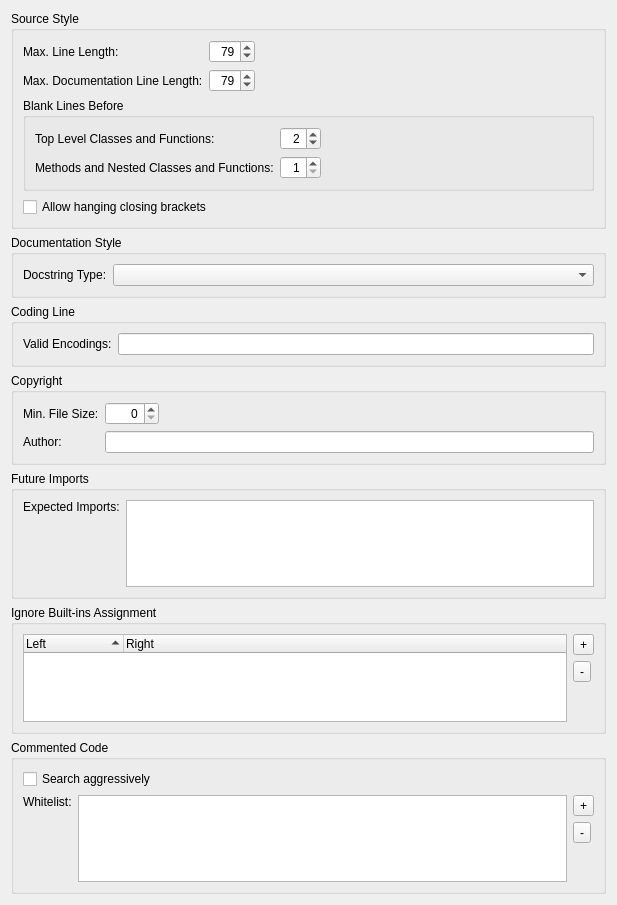
             <widget class="QWidget" name="scrollAreaWidgetContents">
              <property name="geometry">
               <rect>
                <x>0</x>
                <y>0</y>
                <width>617</width>
                <height>905</height>
               </rect>
              </property>
              <layout class="QVBoxLayout" name="verticalLayout_4">
               <item>
                <widget class="QGroupBox" name="groupBox">
                 <property name="title">
                  <string>Source Style</string>
                 </property>
                 <layout class="QVBoxLayout" name="verticalLayout_2">
                  <item>
                   <layout class="QGridLayout" name="gridLayout_5">
                    <item row="0" column="0">
                     <widget class="QLabel" name="label_5">
                      <property name="text">
                       <string>Max. Line Length:</string>
                      </property>
                     </widget>
                    </item>
                    <item row="0" column="1">
                     <widget class="QSpinBox" name="lineLengthSpinBox">
                      <property name="toolTip">
                       <string>Enter the maximum allowed line length (PEP-8: 79 characters)</string>
                      </property>
                      <property name="alignment">
                       <set>Qt::AlignRight|Qt::AlignTrailing|Qt::AlignVCenter</set>
                      </property>
                      <property name="minimum">
                       <number>60</number>
                      </property>
                      <property name="maximum">
                       <number>119</number>
                      </property>
                      <property name="value">
                       <number>79</number>
                      </property>
                     </widget>
                    </item>
                    <item row="1" column="0">
                     <widget class="QLabel" name="label_17">
                      <property name="text">
                       <string>Max. Documentation Line Length:</string>
                      </property>
                     </widget>
                    </item>
                    <item row="1" column="1">
                     <widget class="QSpinBox" name="docLineLengthSpinBox">
                      <property name="toolTip">
                       <string>Enter the maximum allowed line length (PEP-8: 79 characters)</string>
                      </property>
                      <property name="alignment">
                       <set>Qt::AlignRight|Qt::AlignTrailing|Qt::AlignVCenter</set>
                      </property>
                      <property name="minimum">
                       <number>60</number>
                      </property>
                      <property name="maximum">
                       <number>119</number>
                      </property>
                      <property name="value">
                       <number>79</number>
                      </property>
                     </widget>
                    </item>
                    <item row="0" column="2">
                     <spacer name="horizontalSpacer_3">
                      <property name="orientation">
                       <enum>Qt::Horizontal</enum>
                      </property>
                      <property name="sizeHint" stdset="0">
                       <size>
                        <width>40</width>
                        <height>20</height>
                       </size>
                      </property>
                     </spacer>
                    </item>
                   </layout>
                  </item>
                  <item>
                   <widget class="QGroupBox" name="groupBox_8">
                    <property name="title">
                     <string>Blank Lines Before</string>
                    </property>
                    <layout class="QGridLayout" name="gridLayout_3">
                     <item row="0" column="0">
                      <widget class="QLabel" name="label_15">
                       <property name="text">
                        <string>Top Level Classes and Functions:</string>
                       </property>
                      </widget>
                     </item>
                     <item row="0" column="1">
                      <widget class="QSpinBox" name="blankBeforeTopLevelSpinBox">
                       <property name="toolTip">
                        <string>Enter the number of blank lines before top level classes and functions</string>
                       </property>
                       <property name="alignment">
                        <set>Qt::AlignRight|Qt::AlignTrailing|Qt::AlignVCenter</set>
                       </property>
                       <property name="minimum">
                        <number>1</number>
                       </property>
                       <property name="maximum">
                        <number>10</number>
                       </property>
                       <property name="value">
                        <number>2</number>
                       </property>
                      </widget>
                     </item>
                     <item row="0" column="2">
                      <spacer name="horizontalSpacer_6">
                       <property name="orientation">
                        <enum>Qt::Horizontal</enum>
                       </property>
                       <property name="sizeHint" stdset="0">
                        <size>
                         <width>153</width>
                         <height>20</height>
                        </size>
                       </property>
                      </spacer>
                     </item>
                     <item row="1" column="0">
                      <widget class="QLabel" name="label_16">
                       <property name="text">
                        <string>Methods and Nested Classes and Functions:</string>
                       </property>
                      </widget>
                     </item>
                     <item row="1" column="1">
                      <widget class="QSpinBox" name="blankBeforeMethodSpinBox">
                       <property name="toolTip">
                        <string>Enter the number of blank lines before methods and nested classes or functions</string>
                       </property>
                       <property name="alignment">
                        <set>Qt::AlignRight|Qt::AlignTrailing|Qt::AlignVCenter</set>
                       </property>
                       <property name="minimum">
                        <number>1</number>
                       </property>
                       <property name="maximum">
                        <number>10</number>
                       </property>
                       <property name="value">
                        <number>1</number>
                       </property>
                      </widget>
                     </item>
                    </layout>
                   </widget>
                  </item>
                  <item>
                   <widget class="QCheckBox" name="hangClosingCheckBox">
                    <property name="toolTip">
                     <string>Select to allow hanging closing brackets</string>
                    </property>
                    <property name="text">
                     <string>Allow hanging closing brackets</string>
                    </property>
                   </widget>
                  </item>
                 </layout>
                </widget>
               </item>
               <item>
                <widget class="QGroupBox" name="groupBox_2">
                 <property name="title">
                  <string>Documentation Style</string>
                 </property>
                 <layout class="QHBoxLayout" name="horizontalLayout_3">
                  <item>
                   <widget class="QLabel" name="label_7">
                    <property name="text">
                     <string>Docstring Type:</string>
                    </property>
                   </widget>
                  </item>
                  <item>
                   <widget class="QComboBox" name="docTypeComboBox">
                    <property name="sizePolicy">
                     <sizepolicy hsizetype="Expanding" vsizetype="Fixed">
                      <horstretch>0</horstretch>
                      <verstretch>0</verstretch>
                     </sizepolicy>
                    </property>
                    <property name="toolTip">
                     <string>Select the rule set for docstrings</string>
                    </property>
                   </widget>
                  </item>
                 </layout>
                </widget>
               </item>
               <item>
                <widget class="QGroupBox" name="groupBox_4">
                 <property name="title">
                  <string>Coding Line</string>
                 </property>
                 <layout class="QHBoxLayout" name="horizontalLayout_6">
                  <item>
                   <widget class="QLabel" name="label_9">
                    <property name="text">
                     <string>Valid Encodings:</string>
                    </property>
                   </widget>
                  </item>
                  <item>
                   <widget class="QLineEdit" name="encodingsEdit">
                    <property name="toolTip">
                     <string>Enter valid encodings separated by a comma (leave empty to use defaults)</string>
                    </property>
                    <property name="clearButtonEnabled">
                     <bool>true</bool>
                    </property>
                   </widget>
                  </item>
                 </layout>
                </widget>
               </item>
               <item>
                <widget class="QGroupBox" name="groupBox_5">
                 <property name="title">
                  <string>Copyright</string>
                 </property>
                 <layout class="QGridLayout" name="gridLayout">
                  <item row="0" column="0">
                   <widget class="QLabel" name="label_10">
                    <property name="text">
                     <string>Min. File Size:</string>
                    </property>
                   </widget>
                  </item>
                  <item row="0" column="1">
                   <widget class="QSpinBox" name="copyrightFileSizeSpinBox">
                    <property name="toolTip">
                     <string>Enter the minimum size a file must have to be checked (0 for all files)</string>
                    </property>
                    <property name="alignment">
                     <set>Qt::AlignRight|Qt::AlignTrailing|Qt::AlignVCenter</set>
                    </property>
                    <property name="maximum">
                     <number>4096</number>
                    </property>
                   </widget>
                  </item>
                  <item row="0" column="2">
                   <spacer name="horizontalSpacer_2">
                    <property name="orientation">
                     <enum>Qt::Horizontal</enum>
                    </property>
                    <property name="sizeHint" stdset="0">
                     <size>
                      <width>324</width>
                      <height>20</height>
                     </size>
                    </property>
                   </spacer>
                  </item>
                  <item row="1" column="0">
                   <widget class="QLabel" name="label_11">
                    <property name="text">
                     <string>Author:</string>
                    </property>
                   </widget>
                  </item>
                  <item row="1" column="1" colspan="2">
                   <widget class="QLineEdit" name="copyrightAuthorEdit">
                    <property name="toolTip">
                     <string>Enter a copyright author name to check for (leave empty to omit this check)</string>
                    </property>
                    <property name="clearButtonEnabled">
                     <bool>true</bool>
                    </property>
                   </widget>
                  </item>
                 </layout>
                </widget>
               </item>
               <item>
                <widget class="QGroupBox" name="groupBox_6">
                 <property name="title">
                  <string>Future Imports</string>
                 </property>
                 <layout class="QHBoxLayout" name="horizontalLayout_7">
                  <item>
                   <widget class="QLabel" name="label_12">
                    <property name="text">
                     <string>Expected Imports:</string>
                    </property>
                    <property name="alignment">
                     <set>Qt::AlignLeading|Qt::AlignLeft|Qt::AlignTop</set>
                    </property>
                   </widget>
                  </item>
                  <item>
                   <widget class="QListWidget" name="futuresList">
                    <property name="alternatingRowColors">
                     <bool>true</bool>
                    </property>
                    <property name="selectionMode">
                     <enum>QAbstractItemView::ExtendedSelection</enum>
                    </property>
                    <property name="sortingEnabled">
                     <bool>true</bool>
                    </property>
                   </widget>
                  </item>
                 </layout>
                </widget>
               </item>
               <item>
                <widget class="QGroupBox" name="groupBox_7">
                 <property name="title">
                  <string>Ignore Built-ins Assignment</string>
                 </property>
                 <layout class="QHBoxLayout" name="horizontalLayout_8">
                  <item>
                   <widget class="QTreeWidget" name="builtinsAssignmentList">
                    <property name="alternatingRowColors">
                     <bool>true</bool>
                    </property>
                    <property name="rootIsDecorated">
                     <bool>false</bool>
                    </property>
                    <property name="sortingEnabled">
                     <bool>true</bool>
                    </property>
                    <column>
                     <property name="text">
                      <string>Left</string>
                     </property>
                    </column>
                    <column>
                     <property name="text">
                      <string>Right</string>
                     </property>
                    </column>
                   </widget>
                  </item>
                  <item>
                   <layout class="QVBoxLayout" name="verticalLayout_5">
                    <item>
                     <widget class="QToolButton" name="addBuiltinButton">
                      <property name="toolTip">
                       <string>Press to add a built-in assignment to be ignored</string>
                      </property>
                      <property name="text">
                       <string notr="true">+</string>
                      </property>
                     </widget>
                    </item>
                    <item>
                     <widget class="QToolButton" name="deleteBuiltinButton">
                      <property name="toolTip">
                       <string>Press to delete the selected entries</string>
                      </property>
                      <property name="text">
                       <string notr="true">-</string>
                      </property>
                     </widget>
                    </item>
                    <item>
                     <spacer name="verticalSpacer_3">
                      <property name="orientation">
                       <enum>Qt::Vertical</enum>
                      </property>
                      <property name="sizeHint" stdset="0">
                       <size>
                        <width>20</width>
                        <height>40</height>
                       </size>
                      </property>
                     </spacer>
                    </item>
                   </layout>
                  </item>
                 </layout>
                </widget>
               </item>
               <item>
                <widget class="QGroupBox" name="groupBox_9">
                 <property name="title">
                  <string>Commented Code</string>
                 </property>
                 <layout class="QGridLayout" name="gridLayout_8">
                  <item row="0" column="0" colspan="3">
                   <widget class="QCheckBox" name="aggressiveCheckBox">
                    <property name="toolTip">
                     <string>Select to search for commented code more aggressively. This may increase the number of false positives.</string>
                    </property>
                    <property name="text">
                     <string>Search aggressively</string>
                    </property>
                   </widget>
                  </item>
                  <item row="1" column="0">
                   <widget class="QLabel" name="label_30">
                    <property name="text">
                     <string>Whitelist:</string>
                    </property>
                    <property name="alignment">
                     <set>Qt::AlignLeading|Qt::AlignLeft|Qt::AlignTop</set>
                    </property>
                   </widget>
                  </item>
                  <item row="1" column="1">
                   <widget class="QListWidget" name="whitelistWidget"/>
                  </item>
                  <item row="1" column="2">
                   <layout class="QVBoxLayout" name="verticalLayout_6">
                    <item>
                     <widget class="QToolButton" name="addWhitelistButton">
                      <property name="toolTip">
                       <string>Press to add a commented code whitelist pattern</string>
                      </property>
                      <property name="text">
                       <string notr="true">+</string>
                      </property>
                     </widget>
                    </item>
                    <item>
                     <widget class="QToolButton" name="deleteWhitelistButton">
                      <property name="toolTip">
                       <string>Press to delete the selected entries</string>
                      </property>
                      <property name="text">
                       <string notr="true">-</string>
                      </property>
                     </widget>
                    </item>
                    <item>
                     <spacer name="verticalSpacer_6">
                      <property name="orientation">
                       <enum>Qt::Vertical</enum>
                      </property>
                      <property name="sizeHint" stdset="0">
                       <size>
                        <width>20</width>
                        <height>40</height>
                       </size>
                      </property>
                     </spacer>
                    </item>
                   </layout>
                  </item>
                 </layout>
                </widget>
               </item>
              </layout>
             </widget>
